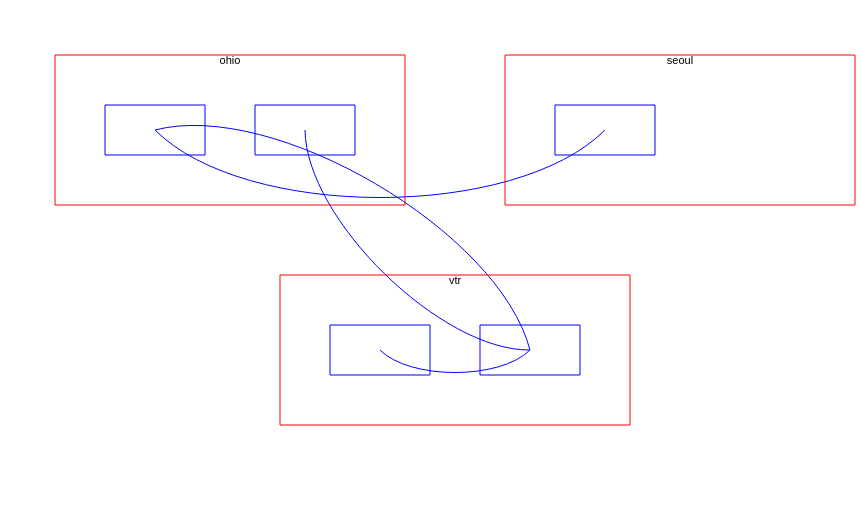

Write the Vega-Lite specification saved for this chart.
### Vega specification from a JSON file in a GitHub repository (floating-point values rounded to 4 significant figures)
{"$schema": "https://vega.github.io/schema/vega/v5.11.json", "width": 500, "height": 500, "padding": 5, "_test": 20, "data": [{"name": "regions", "values": [{"name": "vtr", "width": 350, "height": 150, "x": 275, "y": 270, "count": 2}, {"name": "ohio", "width": 350, "height": 150, "x": 50, "y": 50, "count": 2}, {"name": "seoul", "width": 350, "height": 150, "x": 500, "y": 50, "count": 1}], "transform": [{"type": "formula", "as": "text_x", "expr": "datum.x + datum.width/2"}]}, {"name": "mongo-status", "values": [{"_id": 0, "name": "mongo1.ww.project.vtr.internal:27017", "syncSourceId": 3, "syncSourceHost": "mongo2.ww.project.vtr.internal:27017"}, {"_id": 1, "name": "mongo1.ww.project.ohio.cloud:27017", "syncSourceId": 2, "syncSourceHost": "mongo2.ww.project.vtr.internal:27017"}, {"_id": 2, "name": "mongo1.ww.project.seoul.cloud:27017", "syncSourceId": -1, "syncSourceHost": ""}, {"_id": 3, "name": "mongo2.ww.project.vtr.internal:27017", "syncSourceId": 1, "syncSourceHost": ""}, {"_id": 4, "name": "mongo2.ww.project.ohio.cloud:27017", "syncSourceId": 3, "syncSourceHost": "mongo2.ww.project.vtr.internal:27017"}], "transform": [{"type": "formula", "as": "name_parts", "expr": "split(split(datum.name,':')[0],'.')"}, {"type": "formula", "as": "node_name", "expr": "datum.name_parts[0]"}, {"type": "formula", "as": "node_region", "expr": "datum.name_parts[3]"}, {"type": "formula", "as": "index", "expr": "slice(datum.node_name,-1)-1"}, {"type": "lookup", "from": "regions", "key": "name", "fields": ["node_region"], "as": ["region"]}, {"type": "formula", "as": "x1", "expr": "datum.region.x + 50 + datum.index * 150"}, {"type": "formula", "as": "width", "expr": "100"}, {"type": "formula", "as": "y1", "expr": "datum.region.y + 50"}, {"type": "formula", "as": "height", "expr": "50"}, {"type": "formula", "as": "x", "expr": "datum.x1 + datum.width/2"}, {"type": "formula", "as": "y", "expr": "datum.y1 + datum.height/2"}, {"type": "formula", "as": "sourceId", "expr": "datum.syncSourceId<0 ? null : datum.syncSourceId"}, {"type": "stratify", "key": "_id", "parentKey": "sourceId"}]}, {"name": "links", "source": "mongo-status", "transform": [{"type": "treelinks"}, {"type": "linkpath", "shape": "curve", "orient": "horizontal"}]}], "scales": [], "marks": [{"type": "path", "from": {"data": "links"}, "encode": {"enter": {"path": {"field": "path"}, "stroke": {"value": "blue"}}}}, {"type": "rect", "from": {"data": "mongo-status"}, "encode": {"enter": {"x": {"field": "x1"}, "y": {"field": "y1"}, "width": {"field": "width"}, "height": {"field": "height"}, "stroke": {"value": "blue"}}}}, {"type": "rect", "from": {"data": "regions"}, "encode": {"enter": {"x": {"field": "x"}, "y": {"field": "y"}, "width": {"field": "width"}, "height": {"field": "height"}, "stroke": {"value": "red"}}}}, {"type": "text", "from": {"data": "regions"}, "encode": {"enter": {"text": {"field": "name"}, "align": {"value": "center"}, "baseline": {"value": "top"}, "x": {"field": "text_x"}, "y": {"field": "y"}, "width": {"field": "width"}, "height": {"field": "height"}}}}]}
